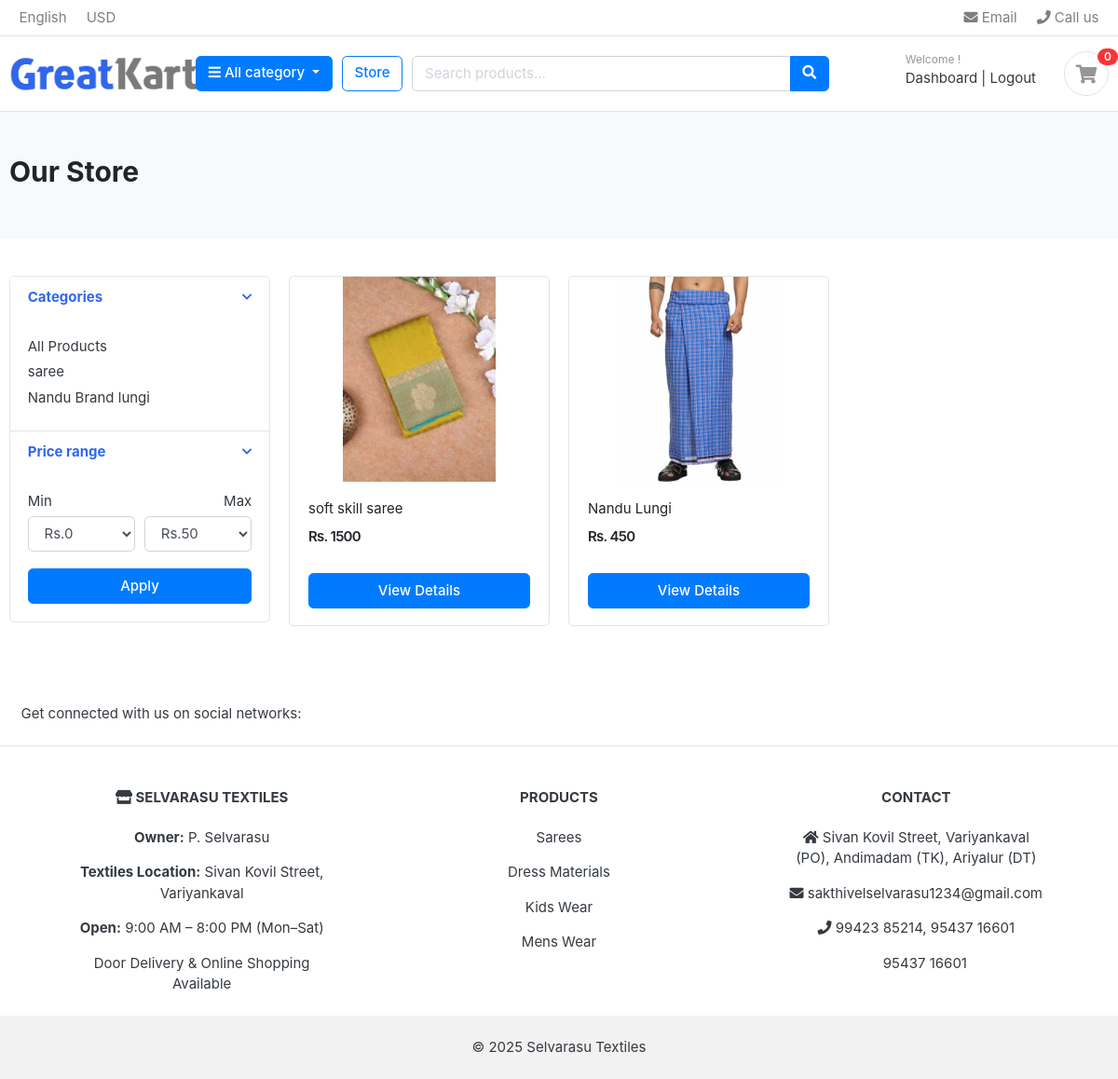
/store/, run on the app's committed database.
### Category/models.py (models this page shows, shortened)
class Category(models.Model):
    category_name=models.CharField(max_length=50,unique=True)
    slug=models.SlugField(max_length=100,unique=True)
    description=models.TextField(max_length=255,blank=True)
    cat_image=models.ImageField(upload_to='photos/categories',blank=True)
    class Meta:
        verbose_name='category'
        verbose_name_plural='categories'
    def get_url(self):
        return reverse('products_by_category',args=[self.slug])

### store/models.py (models this page shows, shortened)
class Product(models.Model):
    product_name = models.CharField(max_length=200, unique=True)
    slug = models.SlugField(max_length=200, unique=True)
    description = models.TextField(max_length=500, blank=True)
    price = models.IntegerField()
    images = models.ImageField(upload_to='photos/products')
    stock = models.IntegerField()
    is_available = models.BooleanField(default=True)
    category = models.ForeignKey(Category, on_delete=models.CASCADE)
    created_date = models.DateTimeField(auto_now_add=True)
    modified_date = models.DateTimeField(auto_now=True)
    def get_url(self):
        return reverse('product_detail', args=[self.category.slug, self.slug])

### store/views.py (the view)
# urls.py: path('store/', include('store.urls')),
def store(request, category_slug=None):
    categories = None
    products = None
    if category_slug != None:
        categories = get_object_or_404(Category, slug=category_slug)
        products = Product.objects.filter(category=categories, is_available=True).order_by('id')
        paginator = Paginator(products, 1)
        page = request.GET.get('page')
        paged_products = paginator.get_page(page)
        product_count = products.count()
    else:
        products = Product.objects.all().filter(is_available=True)
        paginator = Paginator(products, 10)
        page = request.GET.get('page')
        paged_products = paginator.get_page(page)
        product_count = products.count()
    context = {
        'products': paged_products,
        'product_count': product_count,
    }
    return render(request, 'store/store.html', context)

### Category/context_processors.py (called while the page is built)
def menu_links(request):
    links = Category.objects.all()
    return dict(links=links)

### carts/context_processors.py (called while the page is built)
def counter(request):
    item_count = 0
    if 'admin' in request.path:
        return {}
    else:
        try:
            if request.user.is_authenticated:
                cart_items = CartItem.objects.filter(user=request.user, is_active=True)
            else:
                cart = Cart.objects.get(cart_id=_cart_id(request))
                cart_items = CartItem.objects.filter(cart=cart, is_active=True)
            for cart_item in cart_items:
                item_count += cart_item.quantity
        except Cart.DoesNotExist:
            item_count = 0
    return dict(item_count=item_count)

### carts/views.py (called while the page is built)
def _cart_id(request):
    cart = request.session.session_key
    if not cart:
        cart = request.session.create()
    return cart

### templates/store/store.html (shortened to what this page needs)
{% extends 'base.html' %}
{% load static %}
{% block content %}
<section class="section-pagetop bg">
<div class="container">
	{% if 'search' in request.path %}
	<h2 class="title-page">Search Results</h2>
	{% if keyword %}
	<p>{{ product_count }} result{{ product_count|pluralize }} found for "<strong>{{ keyword }}</strong>"</p>
	{% endif %}
	{% else %}
	<h2 class="title-page">Our Store</h2>
	{% endif %}
</div>
</section>
<section class="section-content padding-y">
<div class="container">
<div class="row">
	<aside class="col-md-3">
<div class="card">
	<article class="filter-group">
		<header class="card-header">
			<a href="#" data-toggle="collapse" data-target="#collapse_1" aria-expanded="true" class="">
				<i class="icon-control fa fa-chevron-down"></i>
				<h6 class="title">Categories</h6>
			</a>
		</header>
		<div class="filter-content collapse show" id="collapse_1" style="">
			<div class="card-body">
				<ul class="list-menu">
					<li><a href="{%url 'store' %}">All Products</li>
					{% for category in links %}
				<li><a href="{{ category.get_url }}">{{ category.category_name }}</a></li>
				{% endfor %}
				</ul>
			</div>
		</div>
	</article>
	<article class="filter-group">
		<header class="card-header">
			<a href="#" data-toggle="collapse" data-target="#collapse_3" aria-expanded="true" class="">
				<i class="icon-control fa fa-chevron-down"></i>
				<h6 class="title">Price range </h6>
			</a>
		</header>
		<div class="filter-content collapse show" id="collapse_3" style="">
			<div class="card-body">
				<div class="form-row">
				<div class="form-group col-md-6">
				  <label>Min</label>
				  	<select class="mr-2 form-control">
						<option value="0">Rs.0</option>
					</select>
				</div>
				<div class="form-group text-right col-md-6">
				  <label>Max</label>
				  	<select class="mr-2 form-control">
						<option value="50">Rs.50</option>
					</select>
				</div>
				</div>
				<button class="btn btn-block btn-primary">Apply</button>
			</div>
		</div>
	</article>
</div>
	</aside>
	<main class="col-md-9">
	<div class="row">
		{% if products %}
			{% for product in products %}
			<div class="col-md-4">
				<figure class="card card-product-grid">
					<div class="img-wrap">
						<a href="{{ product.get_url }}">
							<img src="{{ product.images.url }}" alt="{{ product.product_name }}">
						</a>
					</div>
					<figcaption class="info-wrap">
						<div class="fix-height">
							<a href="{{ product.get_url }}" class="title">{{ product.product_name }}</a>
							<div class="price-wrap mt-2">
								<span class="price">Rs. {{ product.price }}</span>
							</div>
						</div>
						<a href="{{ product.get_url }}" class="btn btn-block btn-primary">View Details</a>
					</figcaption>
				</figure>
			</div>
			{% endfor %}
		{% endif %}
	</div>
	</main>
</div>
</div>
</section>
{% endblock %}

### static/css/ui.css (style rules this page uses)
html { font-family: "Inter", sans-serif; font-size: 15px; }
.img-wrap { text-align: center; display: block; }
.img-wrap img { max-width: 100%; }
.price-wrap { letter-spacing: -0.7px; }
.padding-y { padding-top: 40px; padding-bottom: 40px; }
figure { margin-bottom: 0; }
article:after, .form-group:after { display: block; clear: both; content: ""; }
.bg { background-color: #f8f9fa; }
.title-page { color: #212529; }
[class*=list-] li:after { visibility: hidden; display: block; content: ""; overflow: hidden; height: 0; clear: both; }
.list-menu { list-style: none; margin: 0; padding-left: 0; }
.list-menu li { margin-bottom: 5px; }
.list-menu a { color: #343a40; }
[class*=card-product] a.title { color: #212529; display: block; }
[class*=card-product] .img-wrap { overflow: hidden; position: relative; }
[class*=card-product] .img-wrap img { height: 100%; max-width: 100%; width: auto; display: inline-block; -o-object-fit: cover; object-fit: cover; }
.card-product-grid { margin-bottom: 20px; }
.card-product-grid .img-wrap { border-radius: 0.2rem 0.2rem 0 0; height: 220px; }
.card-product-grid .info-wrap { overflow: hidden; padding: 18px 20px; }
.card-product-grid .fix-height { height: 80px; overflow: hidden; }
.card .img-wrap { overflow: hidden; }
.price { font-weight: 600; color: #212529; }
.icon-control { margin-top: 5px; float: right; font-size: 80%; }
.card-header .title { margin-bottom: 0; line-height: 1.5; }
.filter-group { border-bottom: 1px solid #e4e4e4; }
.filter-group .card-header { border-bottom: 0; }
.filter-group:last-child { border-bottom: 0; }
.section-pagetop { padding: 45px 0; }

### static/css/custom.css (style rules this page uses)
.btn-primary { background-color: #007bff; border-color: #007bff; color: white; }

### data on the page
Category: category_name "saree"
Category: category_name "Nandu Brand lungi"
Product: images (picture), product_name "soft skill saree", price "1500"
Product: images (picture), product_name "Nandu Lungi", price "450"

### other printed values
{{ item_count }} "0"
